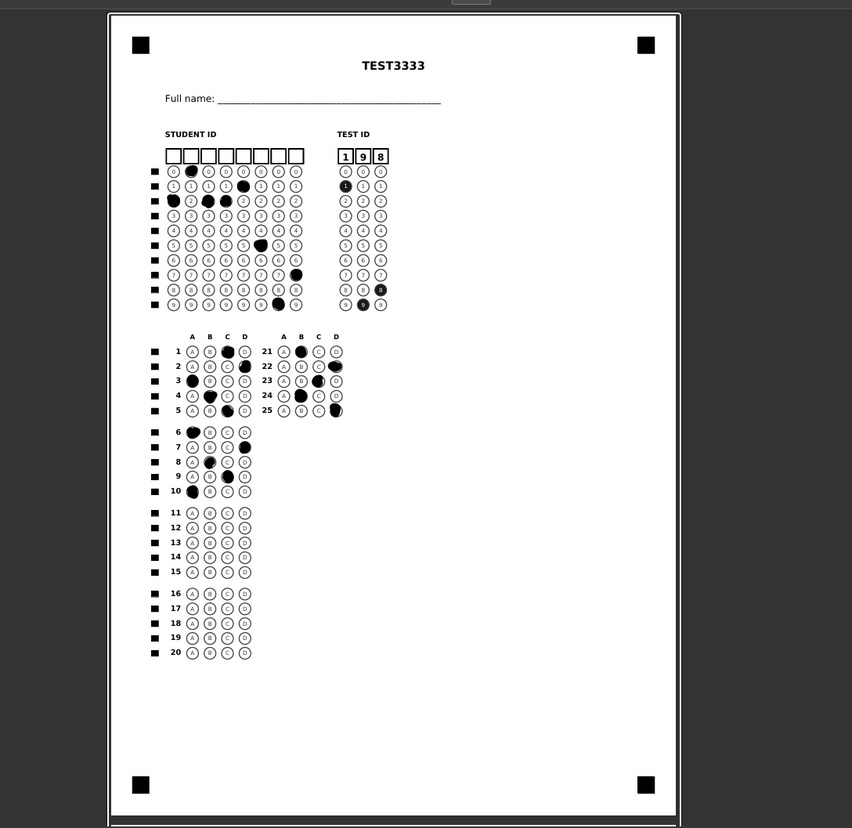
#> input picture api/debug_original_input.jpg, 852 x 828 px, shrunk from 1088 x 1057 before the run, given in place of debug_student_id_region.jpg, which was not available
$ python analyze_debug.py
#> lines starting #> are read from the running program, lines starting #| are printed output that depends on the picture; after the words box and inside, x2 and y2 are one past the last pixel; in counts of white or black regions, pixels touching at a corner belong together; pictures that were not available may be replaced by others from this repository, and a replacement may not be noted
import cv2
import numpy as np

def analyze_image(path, label):
#> called with label = 'STUDENT ID REGION'
    img = cv2.imread(path, cv2.IMREAD_GRAYSCALE)
#> img is the input picture: shape (828, 852); min 0, max 255, mean 177.3
    if img is None:
        print(f"{label}: NOT FOUND at {path}")
        return
    h, w = img.shape
#> h = 828; w = 852
    print(f"\n=== {label} ===")
    print(f"Size: {w}x{h} (WxH)")
#| Size: 852x828 (WxH)

    # Row sums
    row_sums = np.sum(img > 128, axis=1)
#> row_sums = 828 values, max 572 at index 13, min 0 at index 0, mean 534.1
    active_rows = np.where(row_sums > 5)[0]
#> active_rows = 803 values from 13 to 826
    if len(active_rows):
        print(f"Active rows (Y): {active_rows[0]} to {active_rows[-1]}")
#| Active rows (Y): 13 to 826

    # Col sums
    col_sums = np.sum(img > 128, axis=0)
#> col_sums = 852 values, max 814 at index 108, min 0 at index 0, mean 519.1
    active_cols = np.where(col_sums > 3)[0]
#> active_cols = 568 values from 107 to 680
    if len(active_cols):
        print(f"Active cols (X): {active_cols[0]} to {active_cols[-1]}")
#| Active cols (X): 107 to 680

    # Find gaps in column activity to detect column separators
    if len(active_cols) > 1:
        gaps = []
        for i in range(1, len(active_cols)):
            if active_cols[i] - active_cols[i-1] > 8:
                gaps.append((active_cols[i-1], active_cols[i]))
#> after the loop, gaps = []
        if gaps:
            print(f"Column gaps (separators): {gaps}")

    # Find Y position of large white blobs (filled bubbles)
    _, binary = cv2.threshold(img, 128, 255, cv2.THRESH_BINARY)
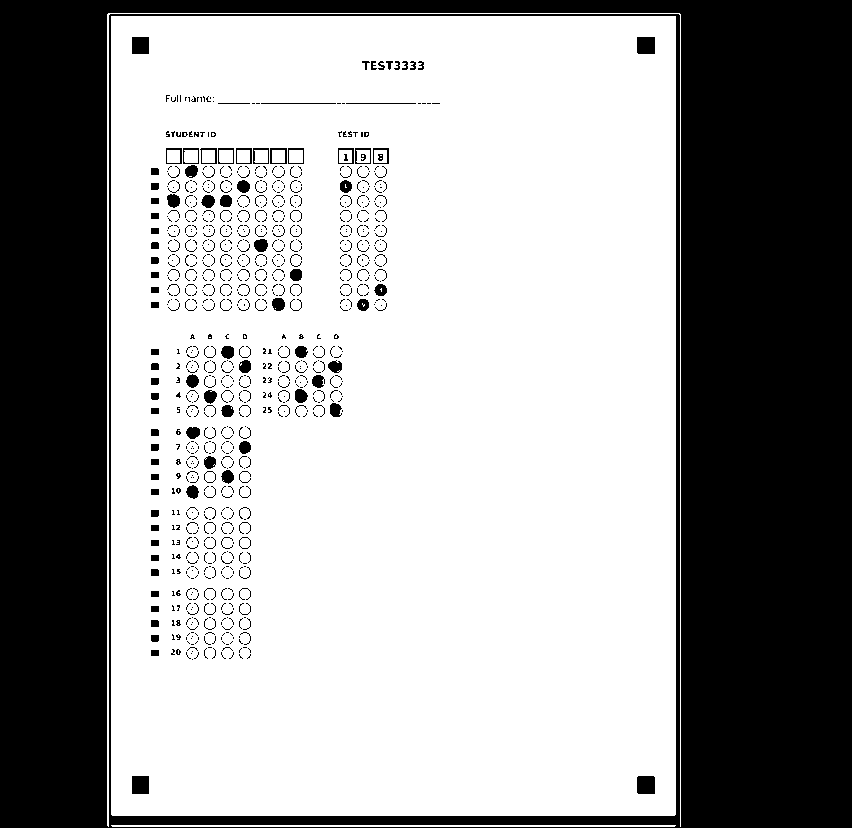
#> binary: shape (828, 852); 62.7% white; 888 black regions (725 under 20 px)
    cnts, _ = cv2.findContours(binary, cv2.RETR_EXTERNAL, cv2.CHAIN_APPROX_SIMPLE)
#> cnts = 3 contours; box (x1, y1, x2, y2) and area: (111, 16, 676, 816) 450635, (107, 13, 681, 827) 816, (111, 825, 676, 827) 563
    large_blobs = []
    for c in cnts:
        area = cv2.contourArea(c)
        (x, y, bw, bh) = cv2.boundingRect(c)
        if area > 100 and bw/max(bh,1) < 3:  # not a wide rectangle
            large_blobs.append((x, y, bw, bh, area))
#> this loop made 3 passes
#> (area, x, y, bw, bh) on passes 2 to 3: (450635, 111, 16, 565, 800), (815.5, 107, 13, 574, 814)
#> (c, area, x, y, bw, bh) on pass 1: ([[111, 825], [112, 826], [674, 826], [675, 825]], 563, 111, 825, 565, 2)
#> after the loop, large_blobs = [(111, 16, 565, 800, 450635), (107, 13, 574, 814, 815.5)]
    large_blobs.sort(key=lambda b: (b[0], b[1]))
    print(f"Large circular blobs (x,y,w,h,area):")
    for b in large_blobs[:20]:
        print(f"  x={b[0]:3d} y={b[1]:3d} w={b[2]:2d} h={b[3]:2d} area={b[4]:.0f}")
#> this loop made 2 passes
#|   x=107 y= 13 w=574 h=814 area=816
#|   x=111 y= 16 w=565 h=800 area=450635

analyze_image(r'd:\TestGen\testgen\api\debug_student_id_region.jpg', 'STUDENT ID REGION')
analyze_image(r'd:\TestGen\testgen\api\debug_variant_region.jpg', 'VARIANT REGION')
#> call 2 of analyze_image, with label = 'VARIANT REGION'
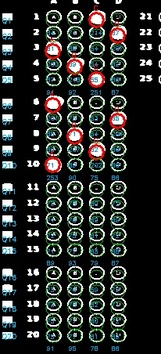
#> input picture api/debug_answers_col_1.jpg, 161 x 354 px, shrunk from 206 x 452 before the run, given in place of debug_variant_region.jpg, which was not available
#> in analyze_image (call 2), `img = cv2.imread(path, cv2.IMREAD_GRAYSCALE)`:
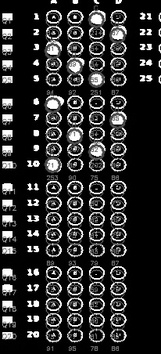
#> img: shape (354, 161); min 0, max 255, mean 45
#| Size: 161x354 (WxH)
#> in analyze_image (call 2), `row_sums = np.sum(img > 128, axis=1)`: row_sums = 354 values, max 58 at index 64, min 0 at index 4, mean 24.91
#> in analyze_image (call 2), `active_rows = np.where(row_sums > 5)[0]`: active_rows = 268 values from 0 to 341
#| Active rows (Y): 0 to 341
#> in analyze_image (call 2), `col_sums = np.sum(img > 128, axis=0)`: col_sums = 161 values, max 167 at index 5, min 0 at index 0, mean 54.78
#> in analyze_image (call 2), `active_cols = np.where(col_sums > 3)[0]`: active_cols = 106 values from 2 to 160
#| Active cols (X): 2 to 160
#> the loop in analyze_image (call 2), `for i in range(1, len(active_cols)):` made 105 passes
#> after the loop in analyze_image (call 2), `for i in range(1, len(active_cols)):`: gaps = [(14, 27), (126, 140)]
#| Column gaps (separators): [(14, 27), (126, 140)]
#> in analyze_image (call 2), `_, binary = cv2.threshold(img, 128, 255, cv2.THRESH_BINARY)`:
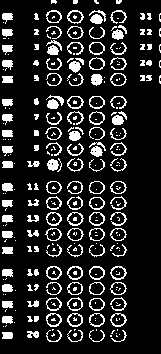
#> binary: shape (354, 161); 15.5% white; 308 white regions (165 under 20 px)
#> in analyze_image (call 2), `cnts, _ = cv2.findContours(binary, cv2.RETR_EXTERNAL, cv2.CHAIN_APPROX..`: cnts = 263 contours, 172 with area under 20; largest, box (x1, y1, x2, y2) and area: (67, 212, 84, 226) 160, (110, 266, 127, 280) 159, (110, 313, 127, 327) 158, (67, 266, 83, 280) 158, (89, 212, 105, 226) 158
#> the loop in analyze_image (call 2), `for c in cnts:` made 263 passes
#> (area, x, y, bw, bh) on passes 7, 8, 23: (56, 2, 332, 11, 7), (43.5, 27, 331, 12, 7), (59, 2, 316, 11, 8)
#> after the loop in analyze_image (call 2), `for c in cnts:`: large_blobs = 35 items, first 6: (110, 313, 17, 14, 158.5), (89, 313, 16, 14, 155.5), (67, 313, 16, 14, 156.5), (46, 313, 16, 14, 156.5), (89, 298, 16, 13, 146.5), (67, 297, 16, 14, 147.5)
#> the loop in analyze_image (call 2), `for b in large_blobs[:20]:` made 20 passes
#> b on passes 1 to 12: (45, 228, 17, 13, 146.5), (46, 10, 16, 13, 147.5), (46, 181, 16, 13, 146), (46, 196, 16, 14, 146.5), (46, 212, 16, 14, 154.5), (46, 266, 16, 14, 156.5), (46, 297, 16, 14, 147.5), (46, 313, 16, 14, 156.5), (67, 10, 17, 14, 154), (67, 26, 17, 13, 149), (67, 96, 17, 13, 152.5), (67, 212, 17, 14, 159.5)
#|   x= 45 y=228 w=17 h=13 area=146
#|   x= 46 y= 10 w=16 h=13 area=148
#|   x= 46 y=181 w=16 h=13 area=146
#|   x= 46 y=196 w=16 h=14 area=146
#|   x= 46 y=212 w=16 h=14 area=154
#|   x= 46 y=266 w=16 h=14 area=156
#|   x= 46 y=297 w=16 h=14 area=148
#|   x= 46 y=313 w=16 h=14 area=156
#> (further printed lines are left out)
analyze_image(r'd:\TestGen\testgen\api\debug_thresh.jpg', 'THRESH (full warped)')
#> call 3 of analyze_image, with label = 'THRESH (full warped)'
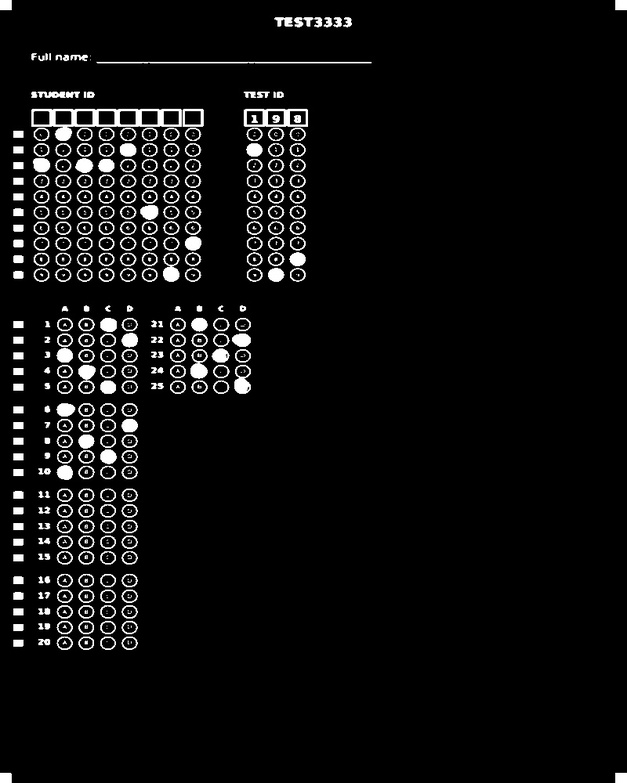
#> input picture api/debug_thresh.jpg, 627 x 783 px, shrunk from 800 x 1000 before the run, found by its file name
#> in analyze_image, img is the input picture: shape (783, 627); min 0, max 255, mean 13.6
#| Size: 627x783 (WxH)
#> in analyze_image (call 3), `row_sums = np.sum(img > 128, axis=1)`: row_sums = 783 values, max 275 at index 62, min 0 at index 10, mean 32.18
#> in analyze_image (call 3), `active_rows = np.where(row_sums > 5)[0]`: active_rows = 483 values from 0 to 782
#| Active rows (Y): 0 to 782
#> in analyze_image (call 3), `col_sums = np.sum(img > 128, axis=0)`: col_sums = 627 values, max 224 at index 85, min 0 at index 12, mean 40.19
#> in analyze_image (call 3), `active_cols = np.where(col_sums > 3)[0]`: active_cols = 342 values from 0 to 626
#| Active cols (X): 0 to 626
#> after the loop in analyze_image (call 3), `for i in range(1, len(active_cols)):`: gaps = [(351, 615)]
#| Column gaps (separators): [(351, 615)]
#> in analyze_image (call 3), `_, binary = cv2.threshold(img, 128, 255, cv2.THRESH_BINARY)`:
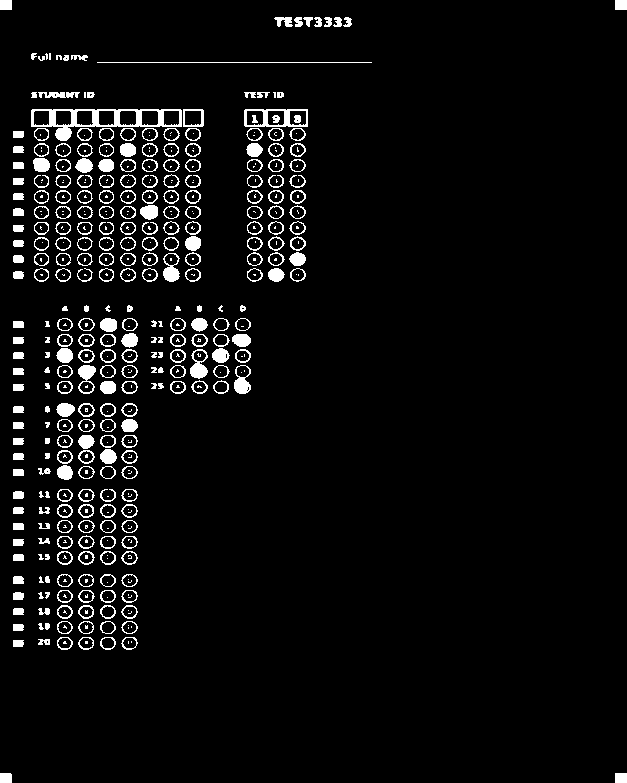
#> binary: shape (783, 627); 5.1% white; 529 white regions (224 under 20 px)
#> in analyze_image (call 3), `cnts, _ = cv2.findContours(binary, cv2.RETR_EXTERNAL, cv2.CHAIN_APPROX..`: cnts = 325 contours, 56 with area under 20; largest, box (x1, y1, x2, y2) and area: (31, 109, 182, 141) 2699, (244, 109, 308, 127) 1064, (190, 349, 208, 379) 344, (234, 365, 251, 394) 344, (183, 109, 204, 127) 339
#> the loop in analyze_image (call 3), `for c in cnts:` made 325 passes
#> (area, x, y, bw, bh) on passes 2 to 4: (98.5, 0, 773, 12, 10), (57.5, 13, 640, 11, 7), (38, 38, 639, 12, 6)
#> the loop in analyze_image (call 3), `for b in large_blobs[:20]:` made 20 passes
#> b on passes 1 to 12: (33, 158, 17, 14, 177), (34, 128, 15, 13, 147), (34, 143, 15, 14, 150), (34, 190, 15, 14, 149), (34, 206, 15, 13, 146), (34, 222, 15, 13, 145.5), (34, 237, 15, 14, 151), (34, 253, 15, 13, 147), (34, 268, 15, 14, 148), (55, 143, 16, 14, 152), (55, 159, 16, 13, 147.5), (55, 175, 16, 13, 148)
#|   x= 33 y=158 w=17 h=14 area=177
#|   x= 34 y=128 w=15 h=13 area=147
#|   x= 34 y=143 w=15 h=14 area=150
#|   x= 34 y=190 w=15 h=14 area=149
#|   x= 34 y=206 w=15 h=13 area=146
#|   x= 34 y=222 w=15 h=13 area=146
#|   x= 34 y=237 w=15 h=14 area=151
#|   x= 34 y=253 w=15 h=13 area=147
#> (further printed lines are left out)
